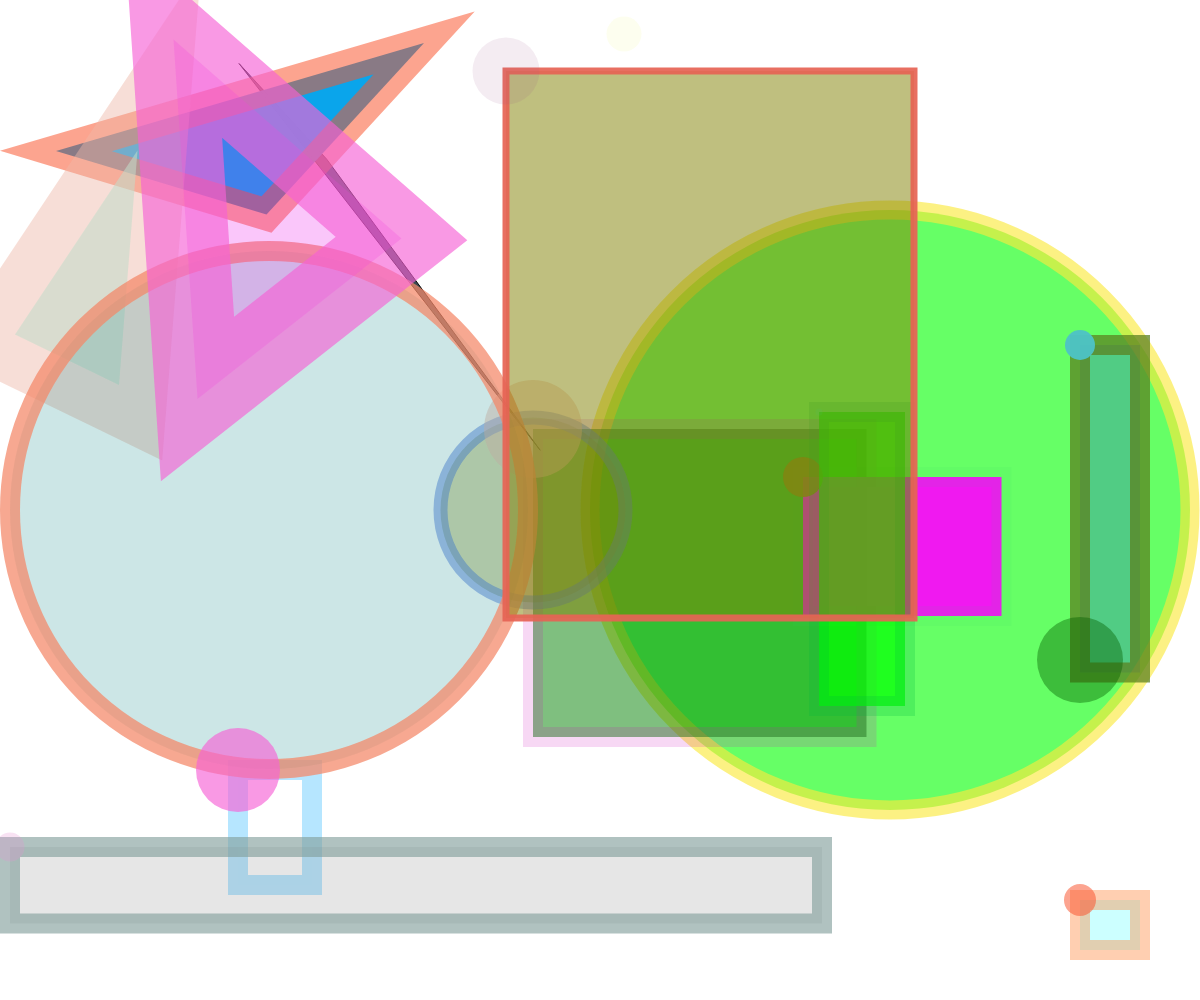
Frame 1 (no input)
Frame 2 (the mouse pressed at the canvas centre, redrawn once): identical to frame 1, image omitted

The p5.js sketch that drew this single still picture (run headless with seeded random() and noise() and a simulated clock; the mouse was pressed at the canvas centre and the sketch redrawn once):

// p5.js sketch
// ── sketch.js
var screenWidth = window.innerWidth;
var screenHeight = window.innerHeight;
var elements = {
    triangles: 4,
    rectangles:8,
    ellipses: 3,
    points: 10,
};
var anchors = {
    1: [10,10],
    2: [50,90]
};
let colorPalette = [
    '0, 0, 0',
    '192, 192, 192',
    '128, 128, 128',
    '255, 255, 255',
    '128, 0, 0',
    '255, 0, 0',
    '128, 0, 128',
    '255, 0, 255',
    '0, 128, 0',
    '0, 255, 0',
    '128, 128, 0',
    '255, 255, 0',
    '0, 0, 128',
    '0, 0, 255',
    '0, 128, 128',
    '0, 255, 255'
];
var n = elements.triangles+elements.rectangles+elements.ellipses+elements.points;
console.log(n);
var j = screenWidth/ 2;
var x, y;

function randomNumber(max = 1, min = 0) {
  if(min >= max) {
    return max;
  }

  return Math.floor(Math.random() * (max - min) + min);
}

function setup()
{
	//create your canvas here
    createCanvas(screenWidth, screenHeight);
    noLoop();
}

function draw()
{
    for (i = 0; i < n; i++) {
        x = constrain(Math.floor(Math.random() * screenWidth), 10, screenWidth * 0.9);
        console.log(x);
        y = constrain(Math.floor(Math.random() * screenHeight), 10, screenHeight * 0.9);
        console.log(y);
        //translate(x, y);
        //rotate(2.95);
        //rect(x/2, y, 300, 300);
        //translate(j, j);
        //rect(100, 100, 200, 200);
        if(elements.triangles > 0) {
        console.log('triangles=' + elements.triangles);
            fill(Math.random() * 255, Math.random() * 255, Math.random() * 255, Math.random() * 255);
            generateTriangle(x,y);
            elements.triangles--;
        }
        console.log('rectangles=' + elements.rectangles);
        if(elements.rectangles > 0) {
            //rotate(1);
            generateStroke();
            generateFill();
            generateRectangle(x,y);
            elements.rectangles--;
        }
        console.log('ellipses=' + elements.ellipses);
        if(elements.ellipses > 0) {
            //rotate(1);
            generateStroke();
            generateFill();
            generateEllipse(x,y);
            elements.ellipses--;
        }
        console.log('points=' + elements.points);
        if(elements.points > 0) {
            //rotate(1);
            generateStroke(true);
            generatePoint(x,y);
            elements.points--;
        }
    }
}

function generateTriangle(x, y) {
    let ax = x;
    let ay = y;
    let bx = Math.floor(Math.random() * screenWidth);
    let by = Math.floor(Math.random() * screenHeight);
    console.log(bx);
    console.log(by);
    let cx = Math.floor(Math.random() * screenWidth);
    let cy = Math.floor(Math.random() * screenHeight);
    console.log(cx);
    console.log(cy);
    triangle(ax/2, ay/2, bx/2, by/2, cx/2, cy/2);
}

function generateRectangle(x, y) {
    let width = Math.floor(Math.random() * screenWidth) - x;
    let height = Math.floor(Math.random() * screenHeight) - y;
    console.log(width);
    console.log(height);
    width = width < 0 ? (screenWidth -x ) / 2 : width ;
    height = height < 0 ? (screenHeight - y ) / 2 : height;
    console.log(width);
    console.log(height);
    width = width > screenWidth ? (screenWidth -x ) / 2 : width;
    height = height > screenHeight ? (screenHeight - y ) / 2  : height;
    console.log(width);
    console.log(height);
    rect(x, y, width,height);
}

function generateEllipse(x, y) {
    let width = constrain(Math.floor(Math.random() * screenWidth), 10, screenWidth * 0.5);
    x = constrain(x, width/2 + 10, screenWidth - ( width / 2 + 10 ));
    y = constrain(y,height/2 + 10, screenHeight - ( height/ 2 + 10 ));
    width = constrain(width, min(width, height), height * 0.5);
    ellipse(x, y , width, width);
}
function generatePoint(x, y) {
    let width = Math.floor(Math.random() * screenWidth) - x;
    let height = Math.floor(Math.random() * screenHeight) - y;
    console.log(width);
    console.log(height);
    width = width < 0 ? (screenWidth -x ) / 2 : width ;
    height = height < 0 ? (screenHeight - y ) / 2 : height;
    console.log(width);
    console.log(height);
    width = width > screenWidth ? (screenWidth -x ) / 2 : width;
    height = height > screenHeight ? (screenHeight - y ) / 2  : height;
    console.log(width);
    console.log(height);
    point(x,y);
}

function generateFill(){
    let opacity = constrain(Math.floor(Math.random() * 11), 2, 9);
    fill(`rgba(${colorPalette[Math.floor(Math.random()*16)]}, 0.${opacity})`);
}

function generateStroke( forceStroke = null ){
    let minimumWidth = 0;
    let maximumWidth = 20;
    if( forceStroke === true) {
        minimumWidth = 5;
        maximumWidth = 100;
    }
    stroke(Math.random() * 255, Math.random() * 255, Math.random() * 255, Math.random() * 255); // Change the color
    strokeWeight(constrain(Math.floor(Math.random() * 101),minimumWidth,maximumWidth)); // Make the points 10 pixels in size
}
